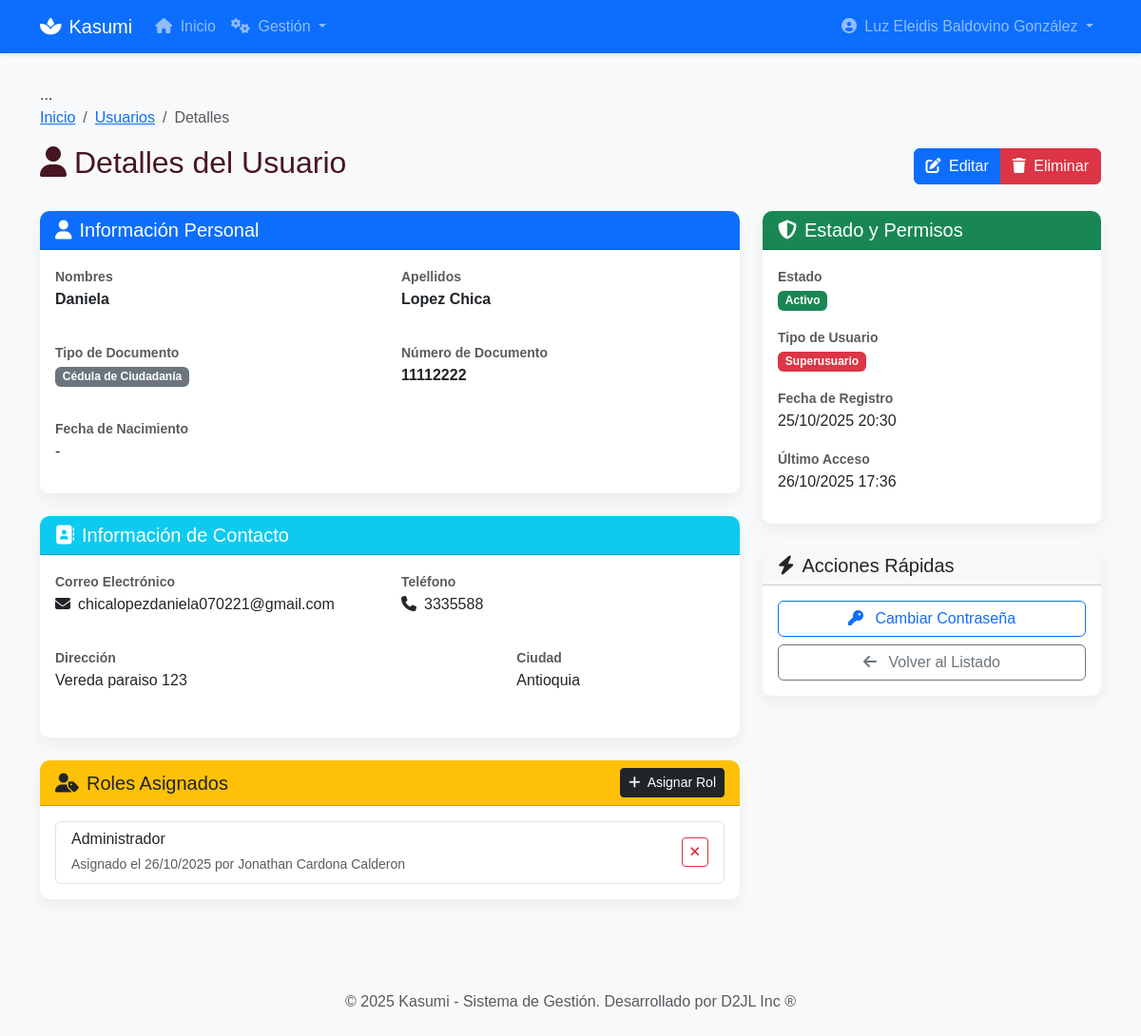
The page /usuarios/usuarios/2/ (signed in) on the database its author committed.
### accounts/models.py (models this page shows, shortened)
class Usuario(AbstractUser):
    TIPO_DOCUMENTO_CHOICES = [
        ('CC', 'Cédula de Ciudadanía'),
        ('CE', 'Cédula de Extranjería'),
        ('TI', 'Tarjeta de Identidad'),
        ('PAS', 'Pasaporte'),
    ]
    username = None
    email = models.EmailField(_('email address'), unique=True)
    tipo_documento = models.CharField(
        max_length=3,
        choices=TIPO_DOCUMENTO_CHOICES,
        default='CC',
        verbose_name='Tipo de Documento'
    )
    numero_documento = models.CharField(
        max_length=20,
        unique=True,
        verbose_name='Número de Documento'
    )
    telefono = models.CharField(max_length=15, blank=True, verbose_name='Teléfono')
    direccion = models.TextField(blank=True, verbose_name='Dirección')
    ciudad = models.CharField(max_length=100, blank=True, verbose_name='Ciudad')
    fecha_nacimiento = models.DateField(null=True, blank=True, verbose_name='Fecha de Nacimiento')
    USERNAME_FIELD = 'email'
    REQUIRED_FIELDS = ['numero_documento', 'first_name', 'last_name']
    objects = UsuarioManager()
    class Meta:
        verbose_name = 'Usuario'
        verbose_name_plural = 'Usuarios'

### gestion_usuarios/models.py (models this page shows, shortened)
class UsuarioRol(models.Model):
    from accounts.models import Usuario  # Importación local para evitar importación circular
    usuario = models.ForeignKey(
        Usuario,
        on_delete=models.CASCADE,
        related_name='roles_asignados',
        verbose_name=_('Usuario')
    )
    rol = models.ForeignKey(
        Rol,
        on_delete=models.CASCADE,
        related_name='usuarios_asignados',
        verbose_name=_('Rol')
    )
    fecha_asignacion = models.DateTimeField(auto_now_add=True, verbose_name=_('Fecha de Asignación'))
    asignado_por = models.ForeignKey(
        Usuario,
        on_delete=models.SET_NULL,
        null=True,
        blank=True,
        related_name='roles_asignados_por_mi',
        verbose_name=_('Asignado por')
    )
    class Meta:
        verbose_name = _('Asignación de Rol')
        verbose_name_plural = _('Asignaciones de Roles')
        unique_together = ('usuario', 'rol')

class Rol(models.Model):
    class Estado(models.TextChoices):
        ACTIVO = 'A', _('Activo')
        INACTIVO = 'I', _('Inactivo')
    nombre = models.CharField(max_length=50, unique=True, verbose_name=_('Nombre del Rol'))
    descripcion = models.TextField(blank=True, verbose_name=_('Descripción'))
    estado = models.CharField(
        max_length=1,
        choices=Estado.choices,
        default=Estado.ACTIVO,
        verbose_name=_('Estado')
    )
    fecha_creacion = models.DateTimeField(auto_now_add=True, verbose_name=_('Fecha de Creación'))
    fecha_actualizacion = models.DateTimeField(auto_now=True, verbose_name=_('Última Actualización'))
    puede_ver_usuarios = models.BooleanField(default=False, verbose_name=_('Puede ver usuarios'))
    puede_crear_usuarios = models.BooleanField(default=False, verbose_name=_('Puede crear usuarios'))
    puede_editar_usuarios = models.BooleanField(default=False, verbose_name=_('Puede editar usuarios'))
    puede_eliminar_usuarios = models.BooleanField(default=False, verbose_name=_('Puede eliminar usuarios'))
    puede_ver_reportes = models.BooleanField(default=False, verbose_name=_('Puede ver reportes'))
    puede_ver_configuracion = models.BooleanField(default=False, verbose_name=_('Puede ver configuración'))
    class Meta:
        verbose_name = _('Rol')
        verbose_name_plural = _('Roles')
        ordering = ['nombre']

### gestion_usuarios/views.py (the view)
class DetalleUsuarioView(LoginRequiredMixin, UserPassesTestMixin, DetailView):
    model = Usuario
    template_name = 'gestion_usuarios/usuarios/detalle_usuario.html'
    context_object_name = 'usuario_detalle'
    def test_func(self):
        usuario = self.get_object()
        return self.request.user.is_staff or self.request.user == usuario
    def get_context_data(self, **kwargs):
        context = super().get_context_data(**kwargs)
        context['titulo'] = _('Detalles del Usuario')
        context['usuario'] = self.request.user
        return context

### templates/gestion_usuarios/usuarios/detalle_usuario.html (shortened to what this page needs)
{% extends "base.html" %}
{% load static %}
{% block content %}
<div class="row mb-4">
    <div class="col-12">
        <nav aria-label="breadcrumb">
            <ol class="breadcrumb">
                <li class="breadcrumb-item"><a href="{% url 'core:home' %}">Inicio</a></li>
                <li class="breadcrumb-item"><a href="{% url 'gestion_usuarios:lista_usuarios' %}">Usuarios</a></li>
                <li class="breadcrumb-item active">Detalles</li>
            </ol>
        </nav>
        <div class="d-flex justify-content-between align-items-center">
            <h2><i class="fas fa-user me-2"></i>Detalles del Usuario</h2>
            {% if user.is_staff %}
            <div class="btn-group">
                <a href="{% url 'gestion_usuarios:editar_usuario' usuario_detalle.pk %}" class="btn btn-primary">
                    <i class="fas fa-edit me-1"></i> Editar
                </a>
                {% if usuario_detalle != user %}
                <a href="{% url 'gestion_usuarios:eliminar_usuario' usuario_detalle.pk %}" class="btn btn-danger">
                    <i class="fas fa-trash me-1"></i> Eliminar
                </a>
                {% endif %}
            </div>
            {% endif %}
        </div>
    </div>
</div>
<div class="row">
    <div class="col-lg-8">
        <div class="card mb-4">
            <div class="card-header bg-primary text-white">
                <h5 class="mb-0"><i class="fas fa-user me-2"></i>Información Personal</h5>
            </div>
            <div class="card-body">
                <div class="row mb-3">
                    <div class="col-md-6">
                        <label class="text-muted small">Nombres</label>
                        <p class="fw-bold">{{ usuario_detalle.first_name }}</p>
                    </div>
                    <div class="col-md-6">
                        <label class="text-muted small">Apellidos</label>
                        <p class="fw-bold">{{ usuario_detalle.last_name }}</p>
                    </div>
                </div>
                <div class="row mb-3">
                    <div class="col-md-6">
                        <label class="text-muted small">Tipo de Documento</label>
                        <p><span class="badge bg-secondary">{{ usuario_detalle.get_tipo_documento_display }}</span></p>
                    </div>
                    <div class="col-md-6">
                        <label class="text-muted small">Número de Documento</label>
                        <p class="fw-bold">{{ usuario_detalle.numero_documento }}</p>
                    </div>
                </div>
                <div class="row">
                    <div class="col-md-6">
                        <label class="text-muted small">Fecha de Nacimiento</label>
                        <p>{{ usuario_detalle.fecha_nacimiento|date:"d/m/Y"|default:"-" }}</p>
                    </div>
                </div>
            </div>
        </div>
        <div class="card mb-4">
            <div class="card-header bg-info text-white">
                <h5 class="mb-0"><i class="fas fa-address-book me-2"></i>Información de Contacto</h5>
            </div>
            <div class="card-body">
                <div class="row mb-3">
                    <div class="col-md-6">
                        <label class="text-muted small">Correo Electrónico</label>
                        <p><i class="fas fa-envelope me-2"></i>{{ usuario_detalle.email }}</p>
                    </div>
                    <div class="col-md-6">
                        <label class="text-muted small">Teléfono</label>
                        <p><i class="fas fa-phone me-2"></i>{{ usuario_detalle.telefono|default:"-" }}</p>
                    </div>
                </div>
                <div class="row mb-3">
                    <div class="col-md-8">
                        <label class="text-muted small">Dirección</label>
                        <p>{{ usuario_detalle.direccion|default:"-" }}</p>
                    </div>
                    <div class="col-md-4">
                        <label class="text-muted small">Ciudad</label>
                        <p>{{ usuario_detalle.ciudad|default:"-" }}</p>
                    </div>
                </div>
            </div>
        </div>
        {% if user.is_staff %}
        <div class="card mb-4">
            <div class="card-header bg-warning">
                <div class="d-flex justify-content-between align-items-center">
                    <h5 class="mb-0"><i class="fas fa-user-tag me-2"></i>Roles Asignados</h5>
                    <a href="{% url 'gestion_usuarios:asignar_rol' usuario_detalle.pk %}" class="btn btn-sm btn-dark">
                        <i class="fas fa-plus me-1"></i> Asignar Rol
                    </a>
                </div>
            </div>
            <div class="card-body">
                {% if usuario_detalle.roles_asignados.all %}
                <div class="list-group">
                    {% for asignacion in usuario_detalle.roles_asignados.all %}
                    <div class="list-group-item d-flex justify-content-between align-items-center">
                        <div>
                            <h6 class="mb-1">{{ asignacion.rol.nombre }}</h6>
                            <small class="text-muted">
                                Asignado el {{ asignacion.fecha_asignacion|date:"d/m/Y" }}
                                {% if asignacion.asignado_por %}
                                por {{ asignacion.asignado_por.get_full_name }}
                                {% endif %}
                            </small>
                        </div>
                        <a href="{% url 'gestion_usuarios:quitar_rol' asignacion.pk %}"
                           class="btn btn-sm btn-outline-danger">
                            <i class="fas fa-times"></i>
                        </a>
                    </div>
                    {% endfor %}
                </div>
                {% else %}
                <p class="text-muted mb-0">No tiene roles asignados.</p>
                {% endif %}
            </div>
        </div>
        {% endif %}
    </div>
    <div class="col-lg-4">
        <div class="card mb-4">
            <div class="card-header bg-success text-white">
                <h5 class="mb-0"><i class="fas fa-shield-alt me-2"></i>Estado y Permisos</h5>
            </div>
            <div class="card-body">
                <div class="mb-3">
                    <label class="text-muted small">Estado</label>
                    <p>
                        {% if usuario_detalle.is_active %}
                            <span class="badge bg-success">Activo</span>
                        {% else %}
                            <span class="badge bg-danger">Inactivo</span>
                        {% endif %}
                    </p>
                </div>
                <div class="mb-3">
                    <label class="text-muted small">Tipo de Usuario</label>
                    <p>
                        {% if usuario_detalle.is_superuser %}
                            <span class="badge bg-danger">Superusuario</span>
                        {% elif usuario_detalle.is_staff %}
                            <span class="badge bg-warning">Administrador</span>
                        {% else %}
                            <span class="badge bg-info">Usuario Regular</span>
                        {% endif %}
                    </p>
                </div>
                <div class="mb-3">
                    <label class="text-muted small">Fecha de Registro</label>
                    <p>{{ usuario_detalle.date_joined|date:"d/m/Y H:i" }}</p>
                </div>
                <div>
                    <label class="text-muted small">Último Acceso</label>
                    <p>{{ usuario_detalle.last_login|date:"d/m/Y H:i"|default:"Nunca" }}</p>
                </div>
            </div>
        </div>
        <div class="card">
            <div class="card-header">
                <h5 class="mb-0"><i class="fas fa-bolt me-2"></i>Acciones Rápidas</h5>
            </div>
            <div class="card-body">
                <div class="d-grid gap-2">
                    {% if user == usuario_detalle or user.is_staff %}
                    <a href="{% url 'gestion_usuarios:cambiar_contrasena' usuario_detalle.pk %}"
                       class="btn btn-outline-primary">
                        <i class="fas fa-key me-2"></i> Cambiar Contraseña
                    </a>
                    {% endif %}
                    <a href="{% url 'gestion_usuarios:lista_usuarios' %}" class="btn btn-outline-secondary">
                        <i class="fas fa-arrow-left me-2"></i> Volver al Listado
                    </a>
                </div>
            </div>
        </div>
    </div>
</div>
{% endblock %}

### templates/base.html (shortened to what this page needs)
<!DOCTYPE html>
{% load static %}
<html lang="es">
<head>
    <link href="https://cdn.jsdelivr.net/npm/bootstrap@5.3.3/dist/css/bootstrap.min.css" rel="stylesheet">
    <link rel="stylesheet" href="https://cdnjs.cloudflare.com/ajax/libs/font-awesome/6.4.0/css/all.min.css">
    <link rel="stylesheet" href="{% static 'css/styles.css' %}">
</head>
<body class="{% block body_class %}{% endblock %}">
    {% if user.is_authenticated %}
    <nav class="navbar navbar-expand-lg navbar-dark bg-primary">
        <div class="container">
            <a class="navbar-brand" href="{% url 'core:home' %}">
                <i class="fas fa-spa me-2"></i>Kasumi
            </a>
            <div class="collapse navbar-collapse" id="navbarNav">
                <ul class="navbar-nav me-auto">
                    <li class="nav-item">
                        <a class="nav-link" href="{% url 'core:home' %}">
                            <i class="fas fa-home me-1"></i> Inicio
                        </a>
                    </li>
                    {% if user.is_staff %}
                    <li class="nav-item dropdown">
                        <a class="nav-link dropdown-toggle" href="#" id="gestionDropdown" role="button" data-bs-toggle="dropdown">
                            <i class="fas fa-cogs me-1"></i> Gestión
                        </a>
                    </li>
                    {% endif %}
                </ul>
                <ul class="navbar-nav">
                    <li class="nav-item dropdown">
                        <a class="nav-link dropdown-toggle" href="#" id="userDropdown" role="button" data-bs-toggle="dropdown">
                            <i class="fas fa-user-circle me-1"></i> {{ user.get_full_name|default:user.email }}
                        </a>
                    </li>
                </ul>
            </div>
        </div>
    </nav>
    {% endif %}
    <main class="container">
        ...
        {% block content %}{% endblock %}
    </main>
    <footer class="bg-light text-center text-muted py-4 mt-5">
        <div class="container">
            <p class="mb-0">© {% now "Y" %} Kasumi - Sistema de Gestión. <span class="d-none d-md-inline">Desarrollado por D2JL Inc ®</span></p>
        </div>
    </footer>
</body>
</html>

### static/css/styles.css (style rules this page uses)
:root { --background-color: #FBE9DB; --primary-color: #D55672; --secondary-color: #ADF5FF; --text-color: #481620; --accent-color: #0075A2; }
body { font-family: Arial, sans-serif; background-color: var(--background-color); color: var(--text-color); }
label { color: var(--text-color); font-weight: bold; }

### templates/base.html (style rules this page uses)
body { background-color: #f8f9fa; }
.navbar { margin-bottom: 2rem; box-shadow: 0 2px 4px rgba(0,0,0,.1); }
.card { border: none; border-radius: 10px; box-shadow: 0 0.5rem 1rem rgba(0, 0, 0, 0.05); }
.card-header { border-radius: 10px 10px 0 0 !important; font-weight: 600; }

### rows shown on the page
Usuario: get_full_name "Luz Eleidis Baldovino González"
Usuario: first_name "Daniela", last_name "Lopez Chica", tipo_documento "Cédula de Ciudadanía", numero_documento "11112222", fecha_nacimiento "-", email "chicalopezdaniela070221@gmail.com", telefono "3335588", direccion "Vereda paraiso 123", ciudad "Antioquia", date_joined "25/10/2025 20:30", last_login "26/10/2025 17:36"
UsuarioRol: rol.nombre "Administrador", fecha_asignacion "26/10/2025", asignado_por.get_full_name "Jonathan Cardona Calderon"
